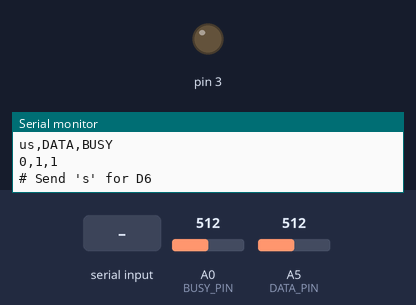
The sketch below on a simulated Arduino Uno, built with avr-gcc and run on an emulated ATmega328P. Parts: output pins drawn as LEDs (lit = HIGH), the last lines printed to the serial monitor. The test bench sets the inputs (shaded band); at power-on: A0 (BUSY_PIN) = 512, A5 (DATA_PIN) = 512.

Above: at 1.2 s.
1.3 s: "s" received over Serial
At 2.5 s:
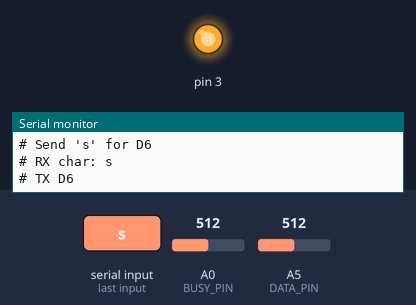
2.8 s: "S" received over Serial
Timing chart, 0 to 5.8 s (numbered marks = the images above; inputs shaded):
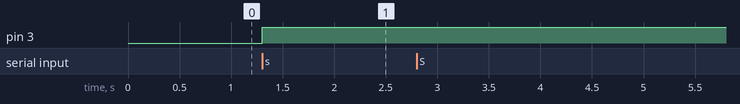

Measured:
- after the input at 1.3 s, pin 3: LOW → HIGH at once

The sketch:

xs-lo2.ino
```cpp
// Kenwood XS8 TX/RX bench test
//
// RX:
//   A0 = DATA
//   A5 = BUSY
//
// TX:
//   D2 -> 2.2k -> DATA node -> A0 -> 47k -> GND
//   D3 -> 2.2k -> BUSY node -> A5 -> 47k -> GND
//
// NO KENWOOD CONNECTED.

const uint8_t DATA_PIN = A5;
const uint8_t BUSY_PIN = A0;

const uint8_t DATA_TX = 2;
const uint8_t BUSY_TX = 3;

const int THRESHOLD = 400;

const uint32_t T_US = 4900;

bool dataState;
bool busyState;
uint32_t startUs;

// ---------- TX ----------

bool txActive = false;
bool txDataState = false;

uint8_t txBit = 0;
uint8_t txValue = 0;

uint32_t txNextUs = 0;

enum TxPhase {
  TX_IDLE,
  TX_START,
  TX_BITS,
  TX_FINISH
};

TxPhase txPhase = TX_IDLE;

void releaseLine(uint8_t pin) {
  pinMode(pin, INPUT);
}

void driveHigh(uint8_t pin) {
  digitalWrite(pin, HIGH);
  pinMode(pin, OUTPUT);
}

void setTxData(bool high) {
  txDataState = high;

  if (high) {
    driveHigh(DATA_TX);
  } else {
    releaseLine(DATA_TX);
  }
}

void toggleTxData() {
  setTxData(!txDataState);
}

void startTx(uint8_t value) {
  if (txActive)
    return;

  txActive = true;
  txValue = value;
  txBit = 7;

  // Both lines initially LOW/released.
  setTxData(false);

  // BUSY goes HIGH first.
  driveHigh(BUSY_TX);

  // Start/framing: wait one base interval,
  // then first DATA transition.
  txPhase = TX_START;
  txNextUs = micros() + T_US;
}

void serviceTx() {
  if (!txActive)
    return;

  uint32_t now = micros();

  if ((int32_t)(now - txNextUs) < 0)
    return;

  switch (txPhase) {

    case TX_START:
      // Initial framing transition.
      toggleTxData();

      txPhase = TX_BITS;

      // Schedule first data-bit interval.
      txNextUs = now +
          (((txValue >> txBit) & 1) ? T_US : 2 * T_US);

      break;

    case TX_BITS:
      // End of current bit interval = DATA transition.
      toggleTxData();

      if (txBit == 0) {
        // All 8 bits sent.
        txPhase = TX_FINISH;
        txNextUs = now + T_US;
      } else {
        txBit--;

        bool bit = (txValue >> txBit) & 1;

        txNextUs = now + (bit ? T_US : 2 * T_US);
      }

      break;

    case TX_FINISH:
      // Return everything to idle.
      setTxData(false);
      releaseLine(BUSY_TX);

      txActive = false;
      txPhase = TX_IDLE;
      break;

    default:
      break;
  }
}

// ---------- RX ----------

void captureInputs() {
  int dataAdc = analogRead(DATA_PIN);
  int busyAdc = analogRead(BUSY_PIN);

  bool newData = dataAdc > THRESHOLD;
  bool newBusy = busyAdc > THRESHOLD;

  if (newData != dataState || newBusy != busyState) {
    uint32_t t = micros() - startUs;

    dataState = newData;
    busyState = newBusy;

    Serial.print(t);
    Serial.print(',');
    Serial.print(dataState);
    Serial.print(',');
    Serial.println(busyState);
  }
}

void setup() {
  Serial.begin(115200);
  while (!Serial) {}

  releaseLine(DATA_TX);
  releaseLine(BUSY_TX);

  dataState = analogRead(DATA_PIN) > THRESHOLD;
  busyState = analogRead(BUSY_PIN) > THRESHOLD;

  startUs = micros();

  Serial.println("us,DATA,BUSY");
  Serial.print(0);
  Serial.print(',');
  Serial.print(dataState);
  Serial.print(',');
  Serial.println(busyState);

  Serial.println("# Send 's' for D6");
}

void loop() {
  captureInputs();
  serviceTx();

  if (Serial.available()) {
    char c = Serial.read();

    Serial.print("# RX char: ");
    Serial.println(c);

    if (!txActive && (c == 's' || c == 'S')) {
      Serial.println("# TX D6");
      startTx(0xD6);
    }
  }
}
```
